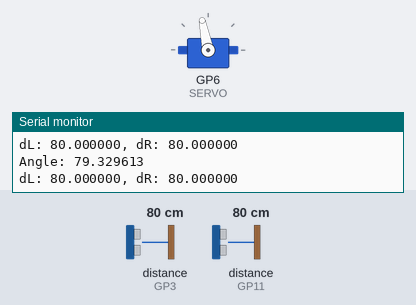
A sketch run on a simulated Raspberry Pi Pico. On the bench: servo, the last lines printed to the serial monitor. Inputs (shaded band) come from the test bench; at power-on: distance to the obstacle (sensors on GP3, GP11) 80 cm. The echo pulse lasts 58.3 µs per cm.

Above: at 1.2 s.
1.3 s: distance to the obstacle (sensor on GP3) set to 2 cm
At 2.3 s:
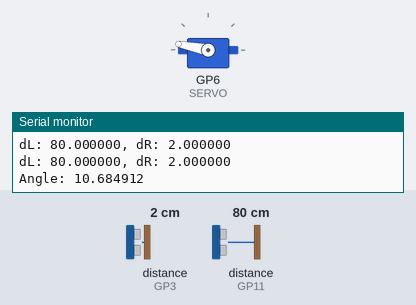
3.1 s: distance to the obstacle (sensor on GP3) set to 4 cm
At 3.39 s:
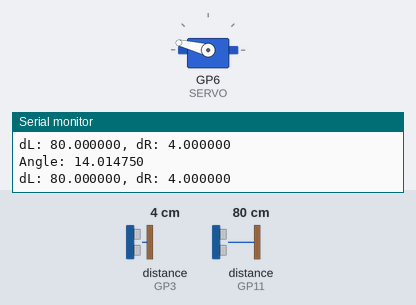
5.0 s: distance to the obstacle (sensor on GP3) set to 18 cm
At 6.2 s:
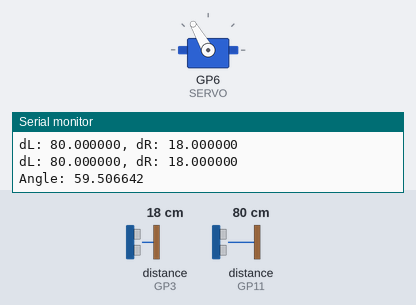
6.9 s: distance to the obstacle (sensor on GP11) set to 2 cm
At 7.23 s:
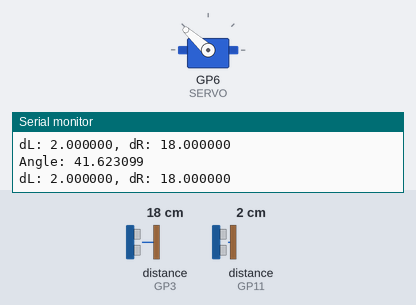
8.8 s: distance to the obstacle (sensor on GP11) set to 4 cm
At 9.9 s:
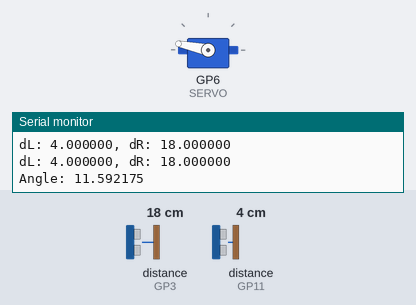
10.7 s: distance to the obstacle (sensor on GP11) set to 35 cm
At 12.0 s:
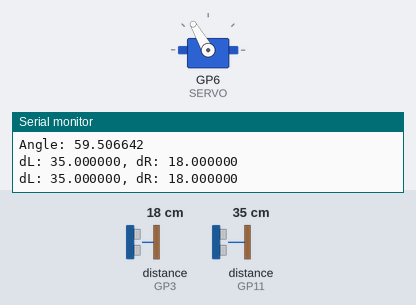
Timing chart, 0 to 13.5 s (numbered marks = the images above; inputs shaded):
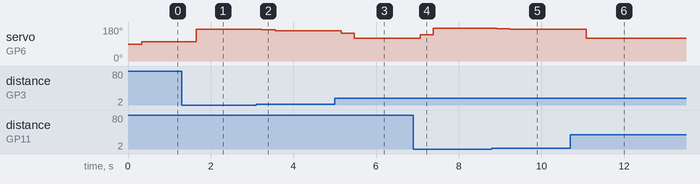

The sketch:

radar.ino
```cpp
// (licence header left out)
#include <DistanceSensor.h>
#include <Servo.h>

// board configurations
const int SONAR_L_TRIG = 10;
const int SONAR_L_ECHO = 11;
const int SONAR_R_TRIG = 2;
const int SONAR_R_ECHO = 3;
const int SERVO = 6;

// distance configurations (in cm)
//
//          T (target)
//
//
//    L            R            S
//  sonar        sonar        servo
//
const double D_LR = 8.9;   // distance between 2 sonars (Rx)
const double D_RS = 10.6;  // distance between right sonar (Rx) and servo
const double D_LS = D_LR + D_RS;

const uint32_t SONAR_DELAY = 50;  // delay 50ms between detections
static DistanceSensor sonarL(SONAR_L_TRIG, SONAR_L_ECHO);
static DistanceSensor sonarR(SONAR_R_TRIG, SONAR_R_ECHO);
static Servo servo;

void setup() {
  pinMode(SONAR_L_TRIG, OUTPUT);
  pinMode(SONAR_L_ECHO, INPUT);
  pinMode(SONAR_R_TRIG, OUTPUT);
  pinMode(SONAR_R_ECHO, INPUT);
  pinMode(SERVO, OUTPUT);

  Serial.begin(921600);
  servo.attach(SERVO, 500, 2500);  // for SG90 servo
}

static double pow2(double x) {
  return x * x;
}

static double degree(double rad) {
  return rad * 180 / M_PI;
}

static double detect_single(double dL, double dR) {
  // the target is out of the range of one sonar
  return degree(dL < dR ? atan(dL / D_LS) : atan(dR / D_RS));
}

static double detect() {
  // use triangulation to calculate the target position. if the result
  // is impossible, fall back to calculate with the nearest sonar.
  double dL = sonarL.getCM();
  delay(SONAR_DELAY);
  double dR = sonarR.getCM();
  delay(SONAR_DELAY);
  Serial.printf("dL: %f, dR: %f\n", dL, dR);

  if (dL + dR <= D_LR || dL + D_LR <= dR || dR + D_LR <= dL) {
    // cannot form a triangle
    return detect_single(dL, dR);
  }

  // calculate angle TLR with cosine law
  double cosL = (pow2(dL) + pow2(D_LR) - pow2(dR)) / (2 * dL * D_LR);

  // calculate the distance between target and servo with cosine law
  double dS = sqrt(pow2(dL) + pow2(D_LS) - 2 * D_LS * dL * cosL);

  // calculate the angle TSR with sine law
  return degree(asin(dL * sin(acos(cosL)) / dS));
}

void loop() {
  const int TIMES = 3;

  // the sonars are not very stable, use the average of
  // multiple detections to move the servo smooth.
  double res = 0;
  for (int i = 0; i < TIMES; i++) {
    res += detect();
  }
  res /= TIMES;

  Serial.printf("Angle: %f\n", res);
  servo.write(round(180 - res));
}
```

Measured:
- after the input at 1.3 s, servo on GP6 (SERVO): 101° → 169° after 0.35 s
- after the input at 3.1 s, servo on GP6 (SERVO): 169° → 166° after 0.14 s, → 159° 0.32 s later
- after the input at 5.0 s, servo on GP6 (SERVO): 159° → 146° after 0.15 s, → 120° 0.32 s later
- after the input at 6.9 s, servo on GP6 (SERVO): 120° → 138° after 0.18 s, → 174° 0.31 s later
- after the input at 8.8 s, servo on GP6 (SERVO): 174° → 172° after 0.12 s, → 168° 0.31 s later
- after the input at 10.7 s, servo on GP6 (SERVO): 168° → 120° after 0.38 s
